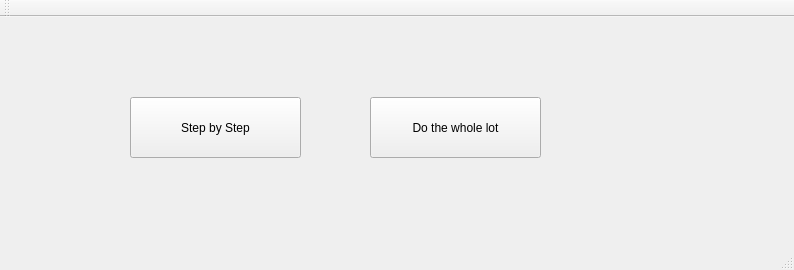
<?xml version="1.0" encoding="UTF-8"?>
<ui version="4.0">
 <class>MainWindow</class>
 <widget class="QMainWindow" name="MainWindow">
  <property name="geometry">
   <rect>
    <x>0</x>
    <y>0</y>
    <width>794</width>
    <height>270</height>
   </rect>
  </property>
  <property name="windowTitle">
   <string>MainWindow</string>
  </property>
  <widget class="QWidget" name="centralWidget">
   <widget class="QLabel" name="locnLabel">
    <property name="geometry">
     <rect>
      <x>30</x>
      <y>600</y>
      <width>861</width>
      <height>16</height>
     </rect>
    </property>
    <property name="text">
     <string>TextLabel</string>
    </property>
   </widget>
   <widget class="QPushButton" name="pushButton">
    <property name="geometry">
     <rect>
      <x>130</x>
      <y>80</y>
      <width>171</width>
      <height>61</height>
     </rect>
    </property>
    <property name="text">
     <string>Step by Step</string>
    </property>
   </widget>
   <widget class="QPushButton" name="pushButton_2">
    <property name="geometry">
     <rect>
      <x>370</x>
      <y>80</y>
      <width>171</width>
      <height>61</height>
     </rect>
    </property>
    <property name="text">
     <string>Do the whole lot</string>
    </property>
   </widget>
  </widget>
  <widget class="QMenuBar" name="menuBar">
   <property name="geometry">
    <rect>
     <x>0</x>
     <y>0</y>
     <width>794</width>
     <height>22</height>
    </rect>
   </property>
  </widget>
  <widget class="QToolBar" name="mainToolBar">
   <attribute name="toolBarArea">
    <enum>TopToolBarArea</enum>
   </attribute>
   <attribute name="toolBarBreak">
    <bool>false</bool>
   </attribute>
  </widget>
  <widget class="QStatusBar" name="statusBar"/>
 </widget>
 <layoutdefault spacing="6" margin="11"/>
 <resources/>
 <connections/>
</ui>
